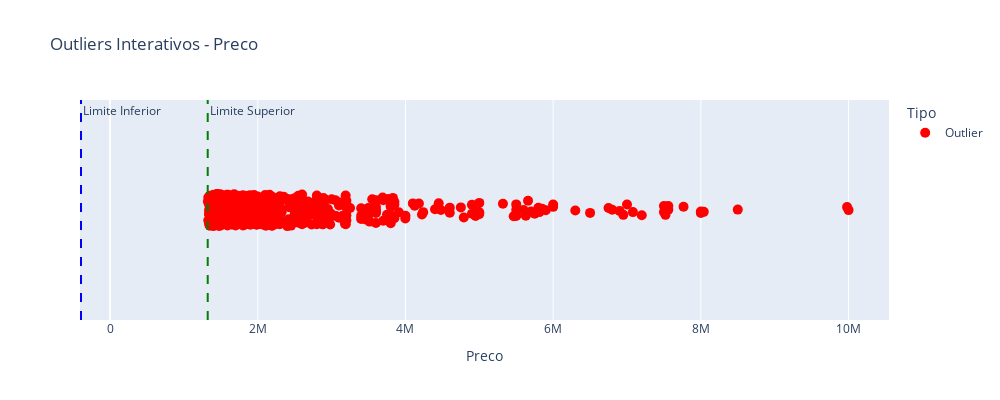

Here is the notebook cell this chart was saved with:
### Code cell
outliers_preco = grafico_outliers_interativo(df, 'Preco')

### Figure 1 — Plotly figure (JSON) as saved in the notebook; plotly's stock layout.template omitted (floating-point values rounded to 4 significant figures; data arrays with more than 128 entries replaced by an {"elided": "..."} marker saying what was removed)
{"data": [{"alignmentgroup": "True", "boxpoints": "all", "customdata": {"elided": "519x13 mixed values"}, "fillcolor": "rgba(255,255,255,0)", "hoveron": "points", "hovertemplate": "Tipo=Outlier<br>Preco=%{x}<br>taxa_condominio=%{customdata[0]}<br>Area(m²)=%{customdata[1]}<br>Quartos=%{customdata[2]}<br>Banheiros=%{customdata[3]}<br>Suites=%{customdata[4]}<br>Vagas=%{customdata[5]}<br>Elevador=%{customdata[6]}<br>Mobiliado=%{customdata[7]}<br>Piscina=%{customdata[8]}<br>Novo=%{customdata[9]}<br>Bairro=%{customdata[10]}<br>Latitude=%{customdata[11]}<br>Longitude=%{customdata[12]}<extra></extra>", "jitter": 0.3, "legendgroup": "Outlier", "line": {"color": "rgba(255,255,255,0)"}, "marker": {"color": "red", "size": 10}, "name": "Outlier", "offsetgroup": "Outlier", "orientation": "h", "pointpos": 0, "showlegend": true, "type": "box", "x": {"elided": "519 int values"}, "x0": " ", "xaxis": "x", "y0": " ", "yaxis": "y"}], "layout": {"annotations": [{"showarrow": false, "text": "Limite Inferior", "x": -393500, "xanchor": "left", "xref": "x", "y": 1, "yanchor": "top", "yref": "y domain"}, {"showarrow": false, "text": "Limite Superior", "x": 1322500, "xanchor": "left", "xref": "x", "y": 1, "yanchor": "top", "yref": "y domain"}], "boxmode": "group", "height": 400, "legend": {"title": {"text": "Tipo"}, "tracegroupgap": 0}, "shapes": [{"line": {"color": "blue", "dash": "dash"}, "type": "line", "x0": -393500, "x1": -393500, "xref": "x", "y0": 0, "y1": 1, "yref": "y domain"}, {"line": {"color": "green", "dash": "dash"}, "type": "line", "x0": 1322500, "x1": 1322500, "xref": "x", "y0": 0, "y1": 1, "yref": "y domain"}], "title": {"text": "Outliers Interativos - Preco"}, "width": 1000, "xaxis": {"anchor": "y", "domain": [0, 1], "title": {"text": "Preco"}}, "yaxis": {"anchor": "x", "domain": [0, 1]}}}
